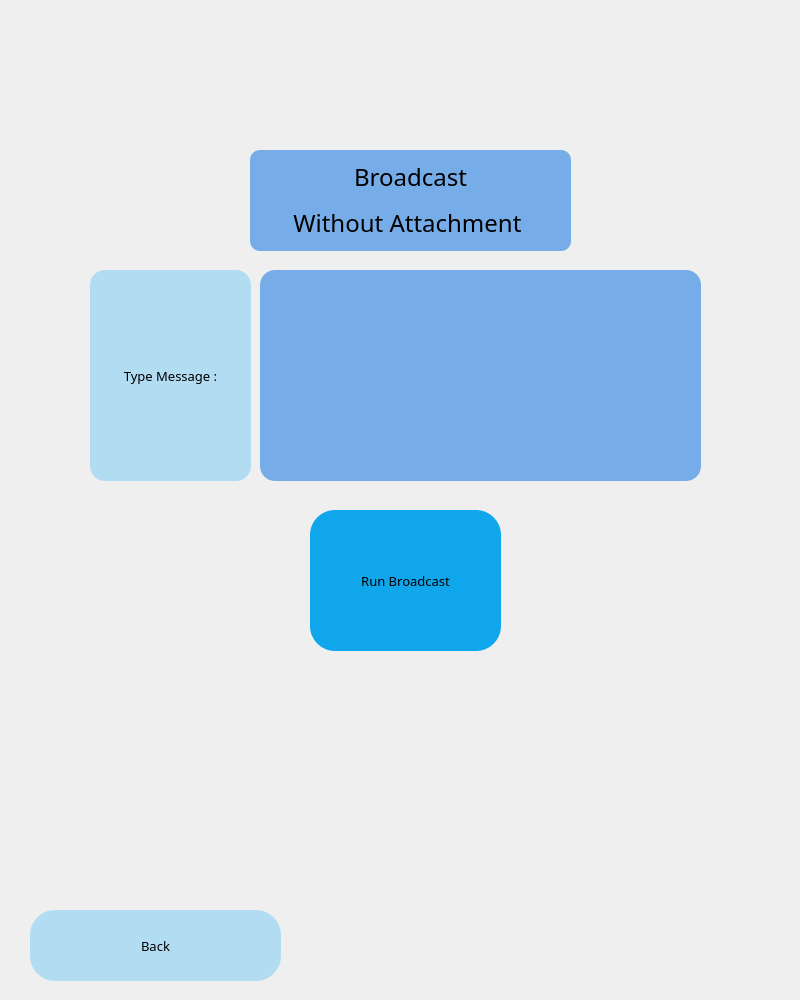
<?xml version="1.0" encoding="UTF-8"?>
<ui version="4.0">
 <class>Dialog</class>
 <widget class="QDialog" name="Dialog">
  <property name="geometry">
   <rect>
    <x>0</x>
    <y>0</y>
    <width>800</width>
    <height>1000</height>
   </rect>
  </property>
  <property name="windowTitle">
   <string>Dialog</string>
  </property>
  <widget class="QWidget" name="widget" native="true">
   <property name="geometry">
    <rect>
     <x>0</x>
     <y>0</y>
     <width>800</width>
     <height>1000</height>
    </rect>
   </property>
   <property name="styleSheet">
    <string notr="true">background-color :'white'</string>
   </property>
   <widget class="QLabel" name="AppName">
    <property name="geometry">
     <rect>
      <x>250</x>
      <y>150</y>
      <width>321</width>
      <height>101</height>
     </rect>
    </property>
    <property name="font">
     <font>
      <family>Montserrat Medium</family>
      <pointsize>18</pointsize>
     </font>
    </property>
    <property name="layoutDirection">
     <enum>Qt::LeftToRight</enum>
    </property>
    <property name="styleSheet">
     <string notr="true">QLabel {
background-color : rgb(118, 173, 232);
border-radius :10px
}</string>
    </property>
    <property name="frameShape">
     <enum>QFrame::NoFrame</enum>
    </property>
    <property name="frameShadow">
     <enum>QFrame::Plain</enum>
    </property>
    <property name="lineWidth">
     <number>0</number>
    </property>
    <property name="text">
     <string>&lt;html&gt;&lt;head/&gt;&lt;body&gt;&lt;p align=&quot;center&quot;&gt;Broadcast&lt;/p&gt;&lt;p align=&quot;center&quot;&gt;Without Attachment &lt;/p&gt;&lt;/body&gt;&lt;/html&gt;</string>
    </property>
    <property name="textFormat">
     <enum>Qt::RichText</enum>
    </property>
    <property name="scaledContents">
     <bool>true</bool>
    </property>
    <property name="alignment">
     <set>Qt::AlignCenter</set>
    </property>
    <property name="wordWrap">
     <bool>true</bool>
    </property>
   </widget>
   <widget class="QLabel" name="label">
    <property name="geometry">
     <rect>
      <x>90</x>
      <y>270</y>
      <width>161</width>
      <height>211</height>
     </rect>
    </property>
    <property name="font">
     <font>
      <family>Montserrat Medium</family>
      <pointsize>10</pointsize>
     </font>
    </property>
    <property name="styleSheet">
     <string notr="true">QLabel{
background-color : rgb(177, 220, 242);
border-radius : 15px;
}</string>
    </property>
    <property name="text">
     <string>Type Message :</string>
    </property>
    <property name="alignment">
     <set>Qt::AlignCenter</set>
    </property>
   </widget>
   <widget class="QTextEdit" name="MessageBox">
    <property name="geometry">
     <rect>
      <x>260</x>
      <y>270</y>
      <width>441</width>
      <height>211</height>
     </rect>
    </property>
    <property name="styleSheet">
     <string notr="true">QTextEdit{
background-color: rgb(118, 173, 232);
border-radius : 15px;
border-style: none;

}</string>
    </property>
   </widget>
   <widget class="QPushButton" name="RunBroadcast">
    <property name="geometry">
     <rect>
      <x>310</x>
      <y>510</y>
      <width>191</width>
      <height>141</height>
     </rect>
    </property>
    <property name="font">
     <font>
      <family>Montserrat Medium</family>
      <pointsize>10</pointsize>
     </font>
    </property>
    <property name="styleSheet">
     <string notr="true">QPushButton{
background-color : rgb(16, 166, 235);
border-radius :25px;
}</string>
    </property>
    <property name="text">
     <string>Run Broadcast</string>
    </property>
   </widget>
   <widget class="QPushButton" name="backButton">
    <property name="geometry">
     <rect>
      <x>30</x>
      <y>910</y>
      <width>251</width>
      <height>71</height>
     </rect>
    </property>
    <property name="font">
     <font>
      <family>Montserrat Medium</family>
      <pointsize>10</pointsize>
     </font>
    </property>
    <property name="styleSheet">
     <string notr="true">QPushButton{
background-color : rgb(177, 220, 242);
border-radius :25px;
}</string>
    </property>
    <property name="text">
     <string>Back</string>
    </property>
   </widget>
  </widget>
 </widget>
 <resources/>
 <connections/>
</ui>
